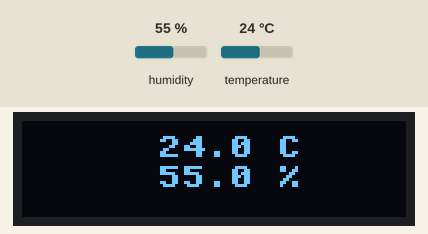
The program below on a simulated Raspberry Pi Pico running MicroPython. Shown: 128×32 one-colour display. The inputs (shaded band) are chosen by the test bench; at power-on: humidity 55 %, temperature 24 °C. Library files of the repository ran but are not shown: ssd1306.py; what the program prints to the serial console is not drawn.

Above: at 1.2 s.
1.3 s: humidity set to 22 %
At 6.5 s:
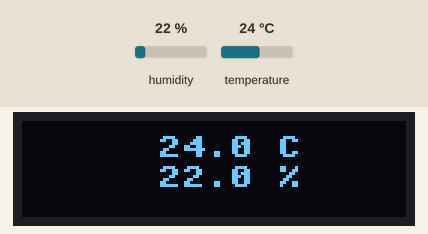
7.3 s: temperature set to 12 °C
At 10.8 s:
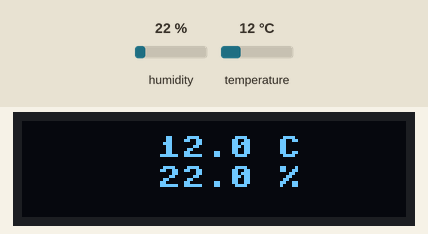
13.3 s: humidity set to 40 %
At 16.4 s:
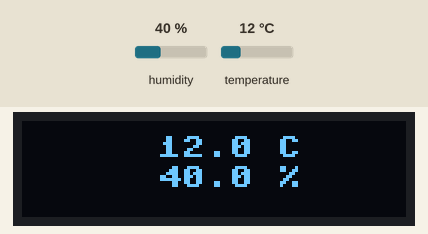
19.3 s: temperature set to 19 °C
At 20.7 s:
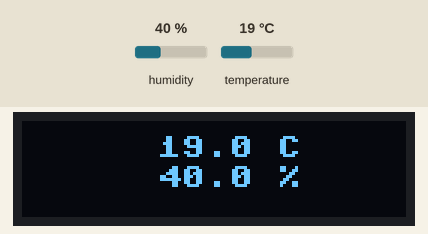
Timing chart, 0 to 22.3 s (numbered marks = the images above; inputs shaded):
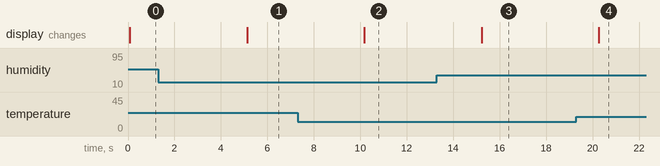

The program:

main.py
```python
    # updated for smaller display 128 x 32 on pico zero

"""

uses a dht22 and oled display to show the temperature and humidity.
oled code heavily based on code posted by A Costas, referenced below

┏━━━━━━━━━━━━━━━━━━━━━━━━━━━━━━━━━━━━━━━━━━━━━━━━━━━━━━━━━━┓
┃ Raspberry Pi Pico SSD1306 OLED Display (MicroPython)     ┃
┃  https://wokwi.com/projects/359558101922696193$0         ┃
┃                                                          ┃
┃ Copyright (c) 2023 Anderson Costa                        ┃
┃ GitHub: github.com/arcostasi                             ┃
┃ License: MIT                                             ┃
┗━━━━━━━━━━━━━━━━━━━━━━━━━━━━━━━━━━━━━━━━━━━━━━━━━━━━━━━━━━┛
"""


from machine import Pin, I2C
from ssd1306 import SSD1306_I2C
import sys
import utime
import dht

pix_res_x = 128
pix_res_y = 32 #resolution has been updated


sensor = dht.DHT22(Pin(0)) #pin ok


def init_i2c(scl_pin, sda_pin):
    # Initialize I2C device
    i2c_dev = I2C(1, scl=Pin(scl_pin), sda=Pin(sda_pin), freq=200000)
    i2c_addr = [hex(ii) for ii in i2c_dev.scan()]

    if not i2c_addr:
        print('No I2C Display Found')
        sys.exit()
    else:
        print("I2C Address      : {}".format(i2c_addr[0]))
        print("I2C Configuration: {}".format(i2c_dev))

    return i2c_dev
"""
commented out for a smaller screen
def display_text(oled): #update coordinates or remove
    # Display text on the OLED
    oled.text("Bev's Personal", 5, 5)
    oled.text("Humidity Sensor", 5, 15)
    oled.show()
"""
def display_anima(oled):

    while True:

        # location definition  text def text(self, string, x, y, col=1)

        # Clear the specific line by drawing a filled black rectangle
        #oled.fill_rect(45, 35, 60, 35, 1)#update coordinates
        oled.fill(0) # change to clear entire screen
        sensor.measure()
        temp = sensor.temperature()
        hum = sensor.humidity()

        # oled.text(str(hum) + " %" , 45, 50)
        # oled.text(str(temp) + " C", 45, 35)

        oled.text( "{:.1f}".format(temp)+ " C  ", 45, 5)#updated coordinates
        oled.text( "{:.1f}".format(hum)+ " %  ", 45, 15)#updated coordinates

        oled.show()
        utime.sleep_ms(5000)#updated from one second to 5 seconds

def main():
    i2c_dev = init_i2c(scl_pin=27, sda_pin=26) #pins okay
    oled = SSD1306_I2C(pix_res_x, pix_res_y, i2c_dev)
    # display_text(oled) legacy code
    display_anima(oled)

if __name__ == '__main__':
    main()
```

Measured:
- after the input at 1.3 s, the display: changes after 3.8 s (image 1)
- after the input at 7.3 s, the display: changes after 2.9 s (image 2)
- after the input at 13.3 s, the display: changes after 1.9 s (image 3)
- after the input at 19.3 s, the display: changes after 0.97 s (image 4)
